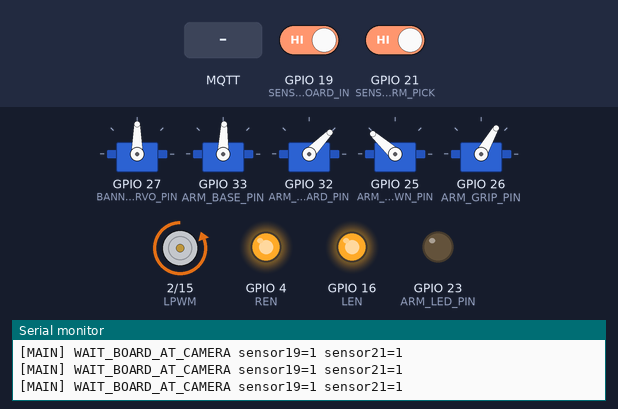
A sketch run on a simulated ESP32. On the bench: 5 × servo, motor-driver pin pairs drawn as motors (green arrow = first pin HIGH = forward, orange = second pin HIGH = backward, longer = more drive), output pins drawn as LEDs (lit = HIGH), the last lines printed to the serial monitor. The inputs (shaded band) are chosen by the test bench; at power-on: GPIO 19 (SENSOR_BOARD_IN) HIGH, GPIO 21 (SENSOR_ARM_PICK) HIGH. WiFi joins after 1.5 s; servers stay silent unless stated; no MQTT or app messages arrive unless stated.

Above: at 6.3 s.
6.4 s: GPIO 19 (SENSOR_BOARD_IN) driven LOW
At 6.7 s:
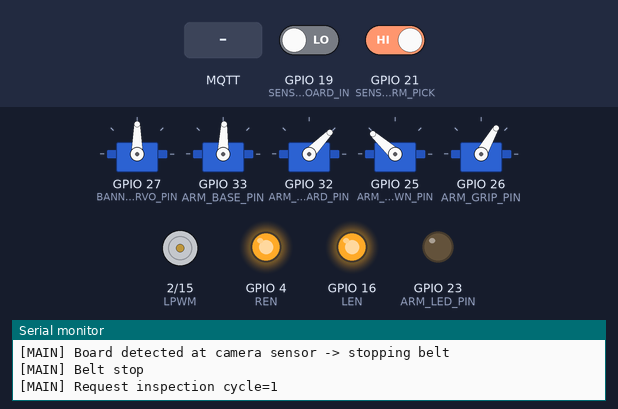
7.9 s: MQTT message "OK" arrives on the second subscribed topic
At 16.8 s:
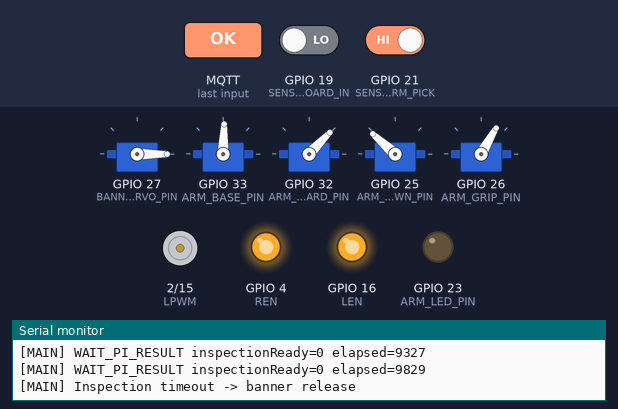
Timing chart, 0 to 18.4 s (numbered marks = the images above; inputs shaded):
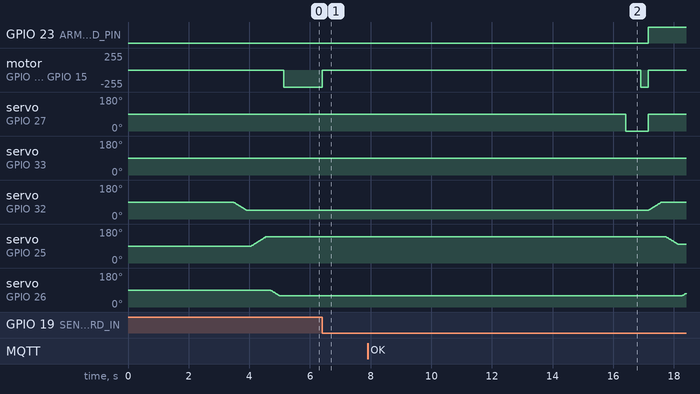

The sketch:

factory_esp32_main.ino
```cpp
#include <WiFi.h>
#include <PubSubClient.h>
#include <ESP32Servo.h>

const char* WIFI_SSID = "";
const char* WIFI_PASSWORD = "";
const char* MQTT_BROKER = "";
const int MQTT_PORT = 1883;

const char* TOPIC_INSPECTION_REQUEST = "factory/main/inspection/request";
const char* TOPIC_INSPECTION_RESULT = "factory/pi/inspection/result";
const char* TOPIC_AUX_READY = "factory/aux/release_ready";

// ===== BELT =====
#define RPWM 15
#define LPWM 2
#define REN 4
#define LEN 16

// ===== SENSORS =====
#define SENSOR_BOARD_IN 19     // LOW = co mach tai vi tri camera
#define SENSOR_ARM_PICK 21     // HIGH = den vi tri gap

// ===== BANNER SERVO =====
#define BANNER_SERVO_PIN 27
#define ARM_LED_PIN 23

// ===== ARM SERVOS =====
#define ARM_BASE_PIN 33
#define ARM_FORWARD_PIN 32
#define ARM_UPDOWN_PIN 25
#define ARM_GRIP_PIN 26

const unsigned long INSPECTION_TIMEOUT_MS = 10000;
const unsigned long AUX_TIMEOUT_MS = 8000;
const unsigned long BANNER_OPEN_MS = 500;
const unsigned long BANNER_SETTLE_MS = 250;
const unsigned long SENSOR_DEBOUNCE_MS = 80;
const unsigned long RESULT_SETTLE_MS = 1200;

WiFiClient wifiClient;
PubSubClient mqttClient(wifiClient);

Servo bannerServo;
Servo baseServo, forwardServo, upDownServo, gripServo;

enum MainState {
  WAIT_BOARD_AT_CAMERA,
  WAIT_PI_RESULT,
  RUN_TO_ARM_ZONE,
  ARM_HANDOFF,
  WAIT_AUX_RELEASE
};

MainState state = WAIT_BOARD_AT_CAMERA;

int cycleId = 0;
int pendingCycleId = 0;
String lastBoardType = "UNKNOWN";
String lastVerdict = "WAIT";
bool inspectionReady = false;
bool auxReleaseReady = false;

unsigned long stateStartedAt = 0;
unsigned long lastSensorTriggerAt = 0;
unsigned long lastDebugPrintAt = 0;

int bannerClosedAngle = 90;
int bannerOpenAngle = 0;

int baseHome = 88;
int forwardHome = 46;
int upDownHome = 138;
int gripHome = 60;

int baseNow = 90;
int forwardNow = 90;
int upDownNow = 90;
int gripNow = 90;
int speedDelay = 10;

void beltForward() {
  Serial.println("[MAIN] Belt forward");
  digitalWrite(LPWM, LOW);
  delayMicroseconds(10);
  digitalWrite(RPWM, HIGH);
}

void beltStop() {
  Serial.println("[MAIN] Belt stop");
  digitalWrite(RPWM, LOW);
  digitalWrite(LPWM, LOW);
}

void moveSmooth(Servo &servo, int &current, int target) {
  while (current != target) {
    current += (current < target) ? 1 : -1;
    servo.write(current);
    delay(speedDelay);
  }
  delay(150);
}

void armHome() {
  moveSmooth(baseServo, baseNow, baseHome);
  moveSmooth(forwardServo, forwardNow, forwardHome);
  moveSmooth(upDownServo, upDownNow, upDownHome);
  moveSmooth(gripServo, gripNow, gripHome);
}

void armSequence() {
  moveSmooth(forwardServo, forwardNow, 90);
  moveSmooth(upDownServo, upDownNow, 100);
  moveSmooth(gripServo, gripNow, 122);

  if (lastVerdict == "OK") {
    moveSmooth(baseServo, baseNow, 178);
    moveSmooth(forwardServo, forwardNow, 70);
    moveSmooth(gripServo, gripNow, 92);
  } else {
    moveSmooth(baseServo, baseNow, 144);
    moveSmooth(gripServo, gripNow, 92);
  }

  moveSmooth(upDownServo, upDownNow, 108);
  armHome();
}

void bannerRelease() {
  bannerServo.write(bannerOpenAngle);
  delay(BANNER_OPEN_MS);
  beltForward();
  delay(BANNER_SETTLE_MS);
  bannerServo.write(bannerClosedAngle);
}

void connectWiFi() {
  WiFi.mode(WIFI_STA);
  WiFi.begin(WIFI_SSID, WIFI_PASSWORD);
  while (WiFi.status() != WL_CONNECTED) {
    delay(500);
  }
}

void mqttCallback(char* topic, byte* payload, unsigned int length) {
  String message;
  for (unsigned int i = 0; i < length; i++) {
    message += (char)payload[i];
  }

  String topicStr = String(topic);

  if (topicStr == TOPIC_INSPECTION_RESULT) {
    int p1 = message.indexOf(',');
    int p2 = message.indexOf(',', p1 + 1);
    int p3 = message.indexOf(',', p2 + 1);
    if (p1 < 0 || p2 < 0 || p3 < 0) {
      return;
    }

    int resultCycle = message.substring(0, p1).toInt();
    if (resultCycle != pendingCycleId) {
      return;
    }

    lastBoardType = message.substring(p1 + 1, p2);
    lastVerdict = message.substring(p2 + 1, p3);
    inspectionReady = true;
    Serial.print("[MAIN] PI result received. board=");
    Serial.print(lastBoardType);
    Serial.print(" verdict=");
    Serial.println(lastVerdict);
  }

  if (topicStr == TOPIC_AUX_READY) {
    auxReleaseReady = true;
    Serial.println("[MAIN] AUX release ready");
  }
}

void reconnectMQTT() {
  while (!mqttClient.connected()) {
    if (mqttClient.connect("esp32_main")) {
      mqttClient.subscribe(TOPIC_INSPECTION_RESULT);
      mqttClient.subscribe(TOPIC_AUX_READY);
    } else {
      delay(1500);
    }
  }
}

bool sensorTriggered(int pin, int activeState) {
  if (digitalRead(pin) != activeState) {
    return false;
  }
  if (millis() - lastSensorTriggerAt < SENSOR_DEBOUNCE_MS) {
    return false;
  }
  lastSensorTriggerAt = millis();
  return true;
}

void requestInspection() {
  cycleId++;
  pendingCycleId = cycleId;
  inspectionReady = false;
  lastBoardType = "UNKNOWN";
  lastVerdict = "WAIT";
  String payload = String(pendingCycleId);
  Serial.print("[MAIN] Request inspection cycle=");
  Serial.println(pendingCycleId);
  mqttClient.publish(TOPIC_INSPECTION_REQUEST, payload.c_str(), true);
}

void setup() {
  Serial.begin(115200);

  pinMode(RPWM, OUTPUT);
  pinMode(LPWM, OUTPUT);
  pinMode(REN, OUTPUT);
  pinMode(LEN, OUTPUT);
  pinMode(ARM_LED_PIN, OUTPUT);
  digitalWrite(REN, HIGH);
  digitalWrite(LEN, HIGH);
  digitalWrite(ARM_LED_PIN, LOW);
  beltStop();

  pinMode(SENSOR_BOARD_IN, INPUT_PULLUP);
  pinMode(SENSOR_ARM_PICK, INPUT_PULLUP);

  connectWiFi();
  mqttClient.setServer(MQTT_BROKER, MQTT_PORT);
  mqttClient.setCallback(mqttCallback);

  bannerServo.attach(BANNER_SERVO_PIN, 500, 2400);
  bannerServo.write(bannerClosedAngle);

  delay(1500);
  baseServo.attach(ARM_BASE_PIN, 500, 2400);
  forwardServo.attach(ARM_FORWARD_PIN, 500, 2400);
  upDownServo.attach(ARM_UPDOWN_PIN, 500, 2400);
  gripServo.attach(ARM_GRIP_PIN, 500, 2400);
  delay(300);
  armHome();

  beltForward();
  state = WAIT_BOARD_AT_CAMERA;
  stateStartedAt = millis();
}

void loop() {
  if (!mqttClient.connected()) {
    reconnectMQTT();
  }
  mqttClient.loop();

  switch (state) {
    case WAIT_BOARD_AT_CAMERA:
      if (millis() - lastDebugPrintAt > 250) {
        lastDebugPrintAt = millis();
        Serial.print("[MAIN] WAIT_BOARD_AT_CAMERA sensor19=");
        Serial.print(digitalRead(SENSOR_BOARD_IN));
        Serial.print(" sensor21=");
        Serial.println(digitalRead(SENSOR_ARM_PICK));
      }
      if (sensorTriggered(SENSOR_BOARD_IN, LOW)) {
        Serial.println("[MAIN] Board detected at camera sensor -> stopping belt");
        beltStop();
        requestInspection();
        state = WAIT_PI_RESULT;
        stateStartedAt = millis();
      }
      break;

    case WAIT_PI_RESULT:
      if (millis() - lastDebugPrintAt > 500) {
        lastDebugPrintAt = millis();
        Serial.print("[MAIN] WAIT_PI_RESULT inspectionReady=");
        Serial.print(inspectionReady);
        Serial.print(" elapsed=");
        Serial.println(millis() - stateStartedAt);
      }
      if (inspectionReady && millis() - stateStartedAt >= RESULT_SETTLE_MS) {
        Serial.println("[MAIN] Inspection ready -> banner release");
        bannerRelease();
        state = RUN_TO_ARM_ZONE;
        stateStartedAt = millis();
      } else if (millis() - stateStartedAt > INSPECTION_TIMEOUT_MS) {
        Serial.println("[MAIN] Inspection timeout -> banner release");
        bannerRelease();
        state = RUN_TO_ARM_ZONE;
        stateStartedAt = millis();
      }
      break;

    case RUN_TO_ARM_ZONE:
      if (millis() - lastDebugPrintAt > 250) {
        lastDebugPrintAt = millis();
        Serial.print("[MAIN] RUN_TO_ARM_ZONE sensor21=");
        Serial.println(digitalRead(SENSOR_ARM_PICK));
      }
      if (sensorTriggered(SENSOR_ARM_PICK, HIGH)) {
        Serial.println("[MAIN] Board reached arm zone -> stopping belt");
        beltStop();
        state = ARM_HANDOFF;
        stateStartedAt = millis();
      }
      break;

    case ARM_HANDOFF:
      Serial.print("[MAIN] ARM_HANDOFF verdict=");
      Serial.println(lastVerdict);
      auxReleaseReady = false;
      digitalWrite(ARM_LED_PIN, HIGH);
      armSequence();
      digitalWrite(ARM_LED_PIN, LOW);
      state = WAIT_AUX_RELEASE;
      stateStartedAt = millis();
      break;

    case WAIT_AUX_RELEASE:
      if (millis() - lastDebugPrintAt > 500) {
        lastDebugPrintAt = millis();
        Serial.print("[MAIN] WAIT_AUX_RELEASE auxReleaseReady=");
        Serial.println(auxReleaseReady);
      }
      if (auxReleaseReady || millis() - stateStartedAt > AUX_TIMEOUT_MS) {
        if (auxReleaseReady) {
          Serial.println("[MAIN] AUX confirmed -> belt forward");
        } else {
          Serial.println("[MAIN] AUX timeout -> belt forward");
        }
        beltForward();
        state = WAIT_BOARD_AT_CAMERA;
        stateStartedAt = millis();
      }
      break;
  }
}
```

Measured:
- after the input at 6.4 s, motor on GPIO 2 (LPWM) / GPIO 15 (RPWM): backward 255/255 → stopped at once
